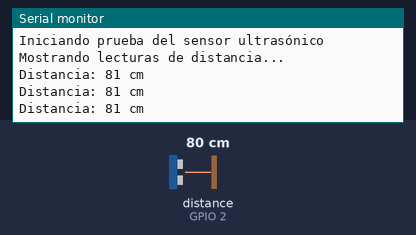
The sketch below on a simulated ESP32. Shown: the last lines printed to the serial monitor. The test bench sets the inputs (shaded band); at power-on: distance to the obstacle (sensor on GPIO 2) 80 cm. The echo pulse lasts 58.3 µs per cm.

Above: at 1.8 s.
1.9 s: distance to the obstacle (sensor on GPIO 2) set to 198 cm
At 2.32 s:
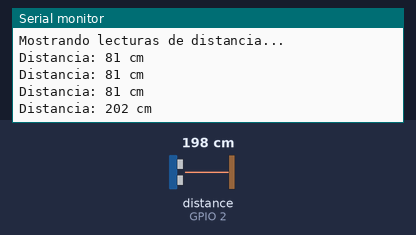
3.4 s: distance to the obstacle (sensor on GPIO 2) set to 203 cm
At 3.9 s:
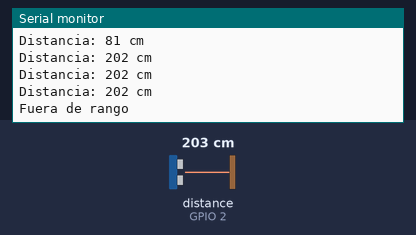

The sketch:

PruebaSensorUltraSonico.ino
```cpp
#include <NewPing.h>

#define TRIG_PIN 1
#define ECHO_PIN 2
#define MAX_DISTANCE 200  // Distancia máxima a medir (en cm)

NewPing sonar(TRIG_PIN, ECHO_PIN, MAX_DISTANCE);

void setup() {
    Serial.begin(9600);
    Serial.println("Iniciando prueba del sensor ultrasónico");
    Serial.println("Mostrando lecturas de distancia...");
}

void loop() {
    static unsigned long ultimo_tiempo = 0;
    const unsigned intervalo = 500;  // Intervalo entre lecturas (ms)

    if (millis() - ultimo_tiempo >= intervalo) {
        ultimo_tiempo = millis();

        // Obtener distancia en centímetros
        unsigned int distancia = sonar.ping_cm();

        // Mostrar resultado
        if (distancia == 0) {
            Serial.println("Fuera de rango");
        } else {
            Serial.print("Distancia: ");
            Serial.print(distancia);
            Serial.println(" cm");
        }
    }
}
```

Measured:
- the behaviour switches between 200 and 201 cm on distance to the obstacle (sensor on GPIO 2) (found by bisection; images 1 and 2)
- after the input at 1.9 s, the serial monitor: prints a new line after 0.11 s (image 1)
- after the input at 3.4 s, the serial monitor: prints a new line after 0.11 s (image 2)
